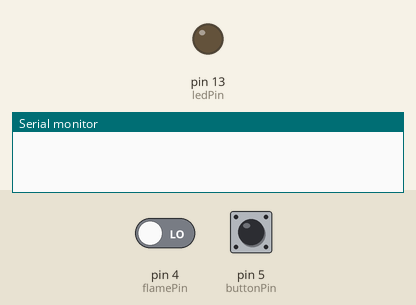
This sketch was run on a simulated Arduino Uno, built with avr-gcc and run on an emulated ATmega328P. Shown: output pins drawn as LEDs (lit = HIGH), the last lines printed to the serial monitor. The inputs (shaded band) are chosen by the test bench; at power-on: pin 5 (buttonPin) LOW, pin 4 (flamePin) LOW.

Above: at 1.2 s.
1.3 s: pin 5 (buttonPin) pulled HIGH for 0.15 s
At 2.7 s:
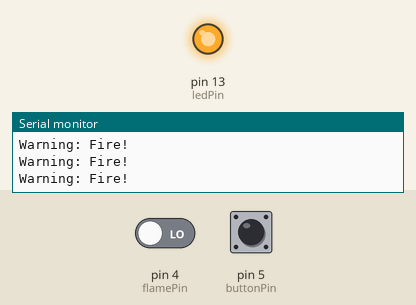
3.0 s: pin 4 (flamePin) driven HIGH
At 4.1 s:
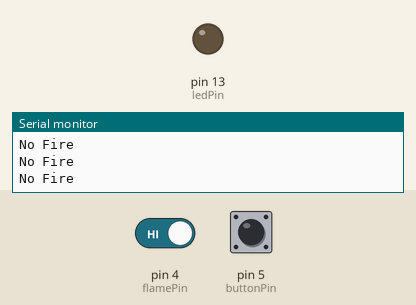
Timing chart, 0 to 6.0 s (numbered marks = the images above; inputs shaded):
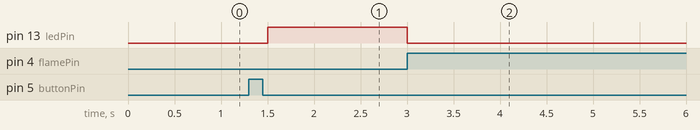

Measured:
- after the input at 1.3 s, pin 13 (ledPin): LOW → HIGH after 0.20 s
- after the input at 3.0 s, pin 13 (ledPin): HIGH → LOW at once

The sketch:

M3inl.ino
```cpp
const int buttonPin = 5;
const int ledPin = 13;
const int flamePin = 4;

int val = 0;
int buttonState = 0;
int lastButtonState = 0;
bool systemOn = false;

void setup() {
  Serial.begin(9600);
  pinMode(flamePin, INPUT);
  pinMode(buttonPin, INPUT);
  pinMode(ledPin, OUTPUT);
}

void loop() {
  buttonState = digitalRead(buttonPin);

  if (buttonState == HIGH && lastButtonState == LOW) {
    systemOn = !systemOn;
    if (systemOn) {
      Serial.println("System ON");
    } else {
      Serial.println("System OFF");
    }
    delay(200);
  }
  lastButtonState = buttonState;

  if (systemOn) {
    val = digitalRead(flamePin);

    if (val == 0) {
      Serial.println("Warning: Fire!");
      digitalWrite(ledPin, HIGH);
    } else {
      Serial.println("No Fire");
      digitalWrite(ledPin, LOW);
    }
  } else {
    digitalWrite(ledPin, LOW);
  }

  delay(100);
}
```
